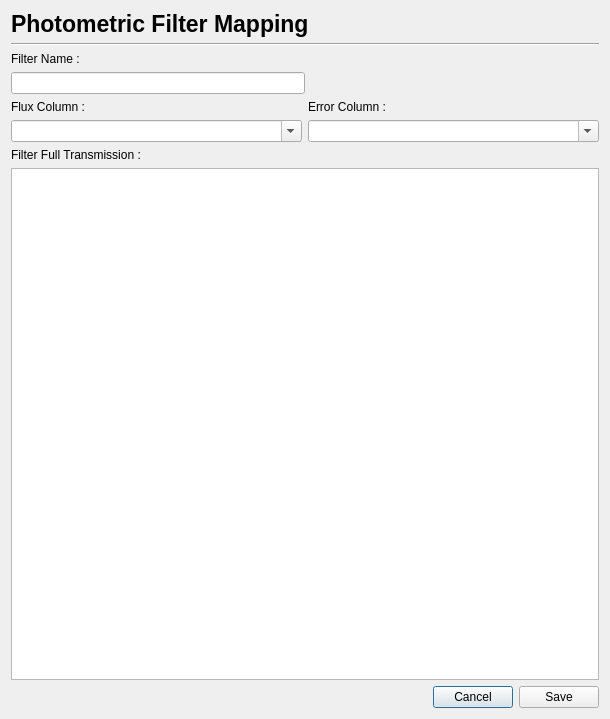
<?xml version="1.0" encoding="UTF-8"?>
<ui version="4.0">
 <class>DialogFilterMapping</class>
 <widget class="QDialog" name="DialogFilterMapping">
  <property name="geometry">
   <rect>
    <x>0</x>
    <y>0</y>
    <width>610</width>
    <height>719</height>
   </rect>
  </property>
  <property name="windowTitle">
   <string>Photometric Filter Mapping</string>
  </property>
  <layout class="QVBoxLayout" name="verticalLayout_4">
   <item>
    <layout class="QHBoxLayout" name="horizontalLayout_2">
     <item>
      <widget class="QLabel" name="label_2">
       <property name="font">
        <font>
         <pointsize>17</pointsize>
         <weight>75</weight>
         <bold>true</bold>
        </font>
       </property>
       <property name="text">
        <string>Photometric Filter Mapping</string>
       </property>
      </widget>
     </item>
     <item>
      <spacer name="horizontalSpacer_4">
       <property name="orientation">
        <enum>Qt::Horizontal</enum>
       </property>
       <property name="sizeHint" stdset="0">
        <size>
         <width>40</width>
         <height>20</height>
        </size>
       </property>
      </spacer>
     </item>
    </layout>
   </item>
   <item>
    <widget class="Line" name="line">
     <property name="orientation">
      <enum>Qt::Horizontal</enum>
     </property>
    </widget>
   </item>
   <item>
    <layout class="QHBoxLayout" name="horizontalLayout_3">
     <item>
      <layout class="QVBoxLayout" name="verticalLayout_3">
       <item>
        <widget class="QLabel" name="label">
         <property name="text">
          <string>Filter Name :</string>
         </property>
        </widget>
       </item>
       <item>
        <widget class="QLineEdit" name="txt_name"/>
       </item>
      </layout>
     </item>
     <item>
      <spacer name="horizontalSpacer">
       <property name="orientation">
        <enum>Qt::Horizontal</enum>
       </property>
       <property name="sizeHint" stdset="0">
        <size>
         <width>40</width>
         <height>20</height>
        </size>
       </property>
      </spacer>
     </item>
    </layout>
   </item>
   <item>
    <layout class="QHBoxLayout" name="horizontalLayout">
     <item>
      <layout class="QVBoxLayout" name="verticalLayout">
       <item>
        <widget class="QLabel" name="label_3">
         <property name="text">
          <string>Flux Column :</string>
         </property>
        </widget>
       </item>
       <item>
        <widget class="QComboBox" name="cb_flux">
         <property name="editable">
          <bool>true</bool>
         </property>
        </widget>
       </item>
      </layout>
     </item>
     <item>
      <layout class="QVBoxLayout" name="verticalLayout_2">
       <item>
        <widget class="QLabel" name="label_4">
         <property name="text">
          <string>Error Column :</string>
         </property>
        </widget>
       </item>
       <item>
        <widget class="QComboBox" name="cb_error">
         <property name="editable">
          <bool>true</bool>
         </property>
        </widget>
       </item>
      </layout>
     </item>
    </layout>
   </item>
   <item>
    <widget class="QLabel" name="label_5">
     <property name="text">
      <string>Filter Full Transmission :</string>
     </property>
    </widget>
   </item>
   <item>
    <widget class="QTreeView" name="treeView_filter">
     <property name="editTriggers">
      <set>QAbstractItemView::NoEditTriggers</set>
     </property>
     <property name="showDropIndicator" stdset="0">
      <bool>false</bool>
     </property>
     <property name="selectionMode">
      <enum>QAbstractItemView::NoSelection</enum>
     </property>
     <attribute name="headerVisible">
      <bool>false</bool>
     </attribute>
     <attribute name="headerStretchLastSection">
      <bool>true</bool>
     </attribute>
    </widget>
   </item>
   <item>
    <layout class="QHBoxLayout" name="horizontalLayout_4">
     <item>
      <spacer name="horizontalSpacer_2">
       <property name="orientation">
        <enum>Qt::Horizontal</enum>
       </property>
       <property name="sizeHint" stdset="0">
        <size>
         <width>40</width>
         <height>20</height>
        </size>
       </property>
      </spacer>
     </item>
     <item>
      <widget class="QPushButton" name="btn_cancel">
       <property name="text">
        <string>Cancel</string>
       </property>
       <property name="autoDefault">
        <bool>false</bool>
       </property>
       <property name="default">
        <bool>true</bool>
       </property>
      </widget>
     </item>
     <item>
      <widget class="QPushButton" name="btn_save">
       <property name="text">
        <string>Save</string>
       </property>
      </widget>
     </item>
    </layout>
   </item>
  </layout>
 </widget>
 <resources/>
 <connections/>
</ui>
